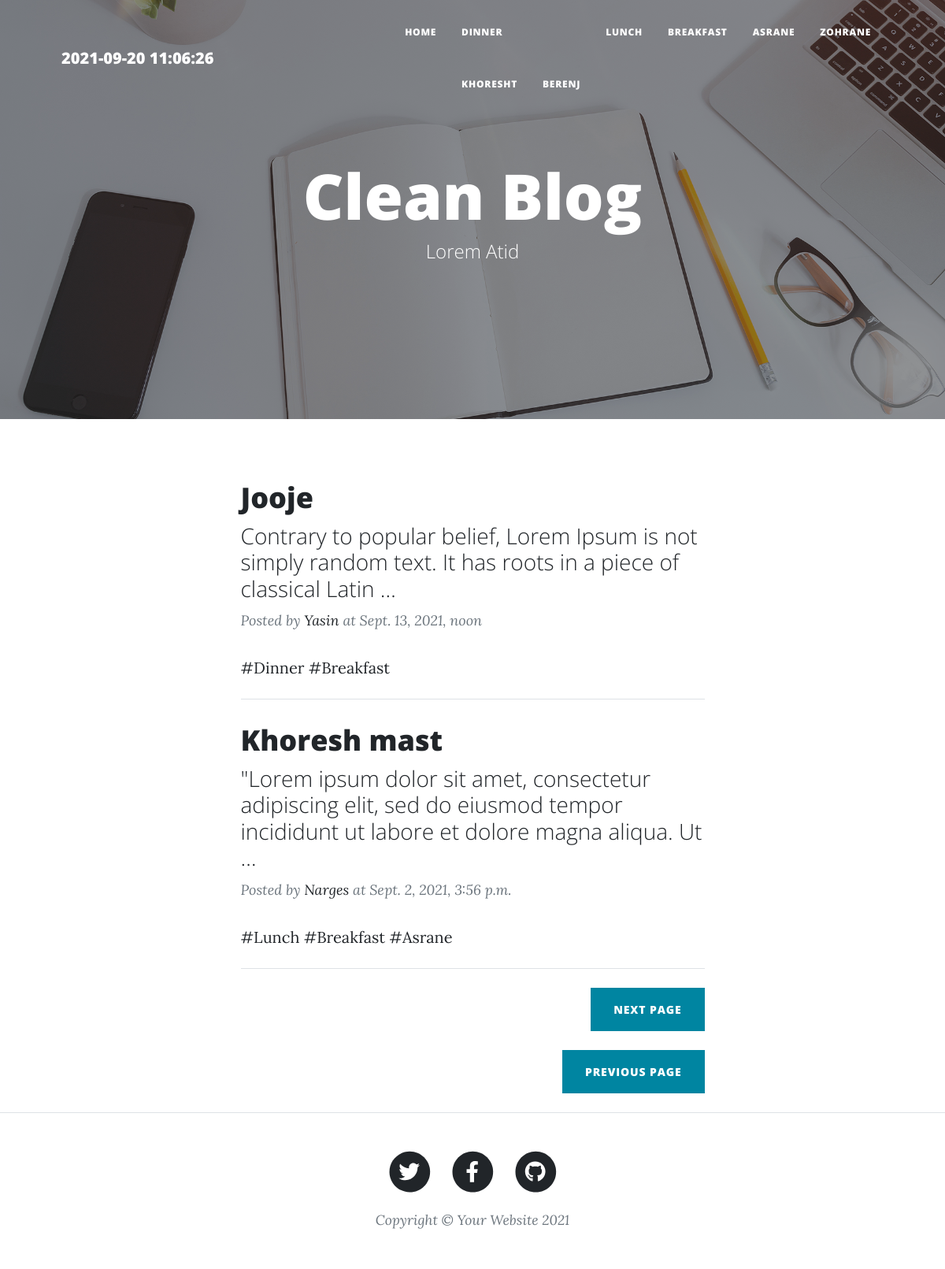
Screenshot of /?page=2 with the database file from the repository.
### food/models.py (models this page shows, shortened)
class category(models.Model):
    parent = models.ForeignKey('self',null=True, default=None, blank=True,  on_delete=models.SET_NULL, related_name='children')
    name = models.CharField(max_length=10)
    theslg = models.SlugField(max_length=10)
    check = models.BooleanField(default=False, verbose_name= 'آیا اجازه دارید؟')
    class Meta:
        verbose_name= 'گروه'
        verbose_name_plural = 'گروه‌ها'
        ordering = ('parent__id',)

class foodArgus(models.Model):
    FOOD_RATE = (
        ('Best', (
        ('1','1'),
        ('2','2'),
        ('3','3'),
         )),
        ('Nice', (
        ('4','4'),
        ('5','5'),
        ))
    )
    USERS = {
        ('Atid','Atid'),
        ('Narges', 'Narges'),
        ('Yasin', 'Yasin'),
        ('Ardalan', 'Ardalan'),
    }
    name = models.CharField(max_length=20)
    slug = models.SlugField(max_length=20)
    desc = models.TextField()
    rate = models.CharField(max_length=1, choices=FOOD_RATE)
    auth = models.CharField(max_length=10, choices=USERS)
    group = models.ManyToManyField(category, related_name='articles')
    date = models.DateTimeField(default=timezone.now)
    pic = models.ImageField(upload_to= 'foodpics/')
    class Meta:
        verbose_name = "غذا"
        verbose_name_plural = "غذاها"
    def showornot(self):
        return self.group.filter(check=True)
    objects = myManagers()

### food/views.py (the view)
# urls.py: 2. Add a URL to urlpatterns:  path('', views.home, name='home')
def home(request):
    content = foodArgus.objects.all()
    p = Paginator(content, 2)
    page = request.GET.get('page')
    pageCont = p.get_page(page)
    context = {
        'foods': pageCont,
        'cat' : category.objects.all()
    }
    return render(request, 'home.html', context)

### food/templatetags/manualTag.py (called while the page is built)
@register.simple_tag
def time():
    return datetime.datetime.now()

### food/templates/home.html
    {%extends 'base.html'%}
    {%load static%}
    {%block main%}
     <header class="masthead" style="background-image: url('{% static 'assets/img/home-bg.jpg'%}')">
        <div class="container position-relative px-4 px-lg-5">
            <div class="row gx-4 gx-lg-5 justify-content-center">
                <div class="col-md-10 col-lg-8 col-xl-7">
                    <div class="site-heading">
                        <h1 >Clean Blog</h1>
                        <span class="subheading">Lorem Atid</span>
                    </div>
                </div>
            </div>
        </div>
    </header>
        <div class="container px-4 px-lg-5">
            <div class="row gx-4 gx-lg-5 justify-content-center">
                <div class="col-md-10 col-lg-8 col-xl-7">
                    {%for foods in foods %}
                    <div class="post-preview">
                        <a href="{{foods.slug}}">
                            <h2 class="post-title">{{foods.name}}</h2>
                            <h3 class="post-subtitle">{{foods.desc | truncatewords:20}}</h3>
                        </a>
                        <p class="post-meta">
                            Posted by
                            <a href="#!">{{foods.auth}}</a>
                            at {{foods.date}}
                        </p>
                        <div>
                            {% for cat in foods.showornot.all %}
                            <a href="articles/{{cat.theslg}}">#{{cat.name}}</a>
                            {% endfor %}
                        </div>
                    </div>
                    <hr class="my-4" />
                    {%endfor%}
                    {% if foods.has_next %}
                    <div class="d-flex justify-content-end mb-4"><a class="btn btn-primary text-uppercase" href="{% url 'blog:home'%}?page={{foods.next_page_number}}">Next page</a></div>
                    {% endif %}
                    {% if foods.has_previous %}
                    <div class="d-flex justify-content-end mb-4"><a class="btn btn-primary text-uppercase" href="{% url 'blog:home'%}?page={{foods.previous_page_number}}">Previous page</a></div>
                    {%endif%}
                </div>
            </div>
        </div>
        {%endblock%}

### food/templates/base.html (shortened to what this page needs)
{%load static%}
{%load manualTag%}
<!DOCTYPE html>
<html lang="en">
    <head>
        <link href="{% static 'css/styles.css'%}" rel="stylesheet" />
    </head>
    <body>
        <nav class="navbar navbar-expand-lg navbar-light" id="mainNav">
            <div class="container px-4 px-lg-5">
                <a class="navbar-brand" href="admin/">{%time%}</a>
                <div class="collapse navbar-collapse" id="navbarResponsive">
                    <ul class="navbar-nav ms-auto py-4 py-lg-0">
                        <li class="nav-item"><a class="nav-link px-lg-3 py-3 py-lg-4" href="{% url 'blog:home'%}">Home</a></li>
                        {% for categ in cat %}
                            {% if categ.parent == None %}
                        <li class="nav-item">
                            <a class="nav-link px-lg-3 py-3 py-lg-4" href="articles/{{categ.theslg}}">{{categ.name}}</a>
                        {% endif %}
                        {% if categ.children.all %}
                        {% include 'categ_loop.html' %}
                        {% endif %}
                        </li>
                        {% endfor %}
                    </ul>
                </div>
            </div>
        </nav>
        {%block main%}
        {%endblock%}
        <footer class="border-top">
            <div class="container px-4 px-lg-5">
                <div class="row gx-4 gx-lg-5 justify-content-center">
                    <div class="col-md-10 col-lg-8 col-xl-7">
                        <ul class="list-inline text-center">
                            <li class="list-inline-item">
                                <a href="#!">
                                    <span class="fa-stack fa-lg">
                                        <i class="fas fa-circle fa-stack-2x"></i>
                                        <i class="fab fa-twitter fa-stack-1x fa-inverse"></i>
                                    </span>
                                </a>
                            </li>
                            <li class="list-inline-item">
                                <a href="#!">
                                    <span class="fa-stack fa-lg">
                                        <i class="fas fa-circle fa-stack-2x"></i>
                                        <i class="fab fa-facebook-f fa-stack-1x fa-inverse"></i>
                                    </span>
                                </a>
                            </li>
                            <li class="list-inline-item">
                                <a href="#!">
                                    <span class="fa-stack fa-lg">
                                        <i class="fas fa-circle fa-stack-2x"></i>
                                        <i class="fab fa-github fa-stack-1x fa-inverse"></i>
                                    </span>
                                </a>
                            </li>
                        </ul>
                        <div class="small text-center text-muted fst-italic">Copyright &copy; Your Website 2021</div>
                    </div>
                </div>
            </div>
        </footer>
    </body>
</html>

### food/templates/categ_loop.html
<ul class="navbar-nav ms-auto py-4 py-lg-0">
    {% for cut in categ.children.all %}
        <li class="nav-item">
            <a class="nav-link px-lg-3 py-3 py-lg-4" href="#">{{cut.name}}</a>
        </li>
    {% endfor %}
</ul>

### rows the page displays
category: name "DINNER", name "Dinner"
category: name "KHORESHT"
category: name "BERENJ"
category: name "LUNCH", name "Lunch"
category: name "BREAKFAST", name "Breakfast"
category: name "ASRANE", name "Asrane"
category: name "ZOHRANE"
foodArgus: name "Jooje", desc "Contrary to popular belief, Lorem Ipsum is not simply random text. It has roots in a piece of classical Latin …", auth "Yasin", date "Sept. 13, 2021, noon"
foodArgus: name "Khoresh mast", desc "\"Lorem ipsum dolor sit amet, consectetur adipiscing elit, sed do eiusmod tempor incididunt ut labore et dolore magna aliqua. Ut …", auth "Narges", date "Sept. 2, 2021, 3:56 p.m."
